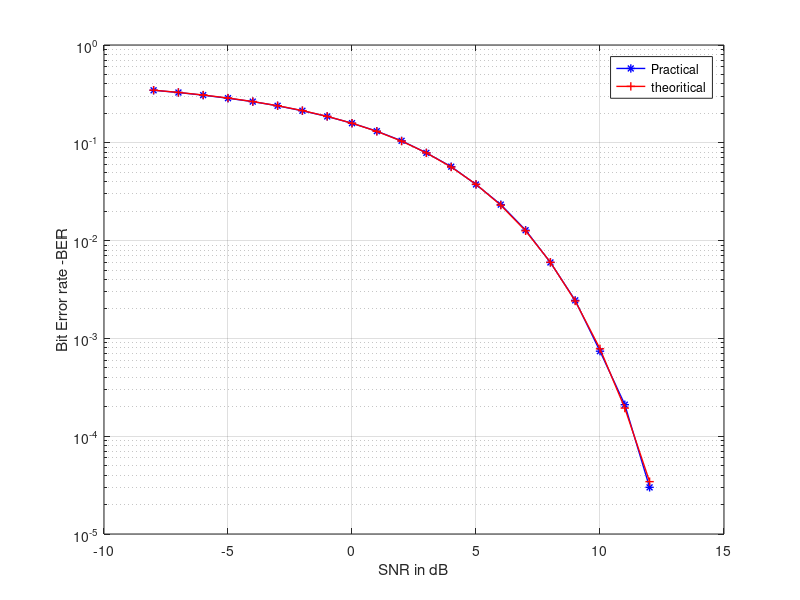

Recreate this plot in MATLAB. (Note: this script raises an error after producing the figure.)
clear all;
close all;
clc;
%SNR for channel in DB
SNRdB = -8 : 1 : 12; % set signal to noise ration in db
%Get SNR value, SNRdB = 10 * log(10) (Signal power / noise power)
% Calculate and get SNR value from SNR db values
SNR = 10.^(SNRdB / 10);
%data bits 
N = 10^5;
x = randsrc(1,N,[0,1]);
%BPSK data generation
x_BPSK = 1- 2 * x;
%AWGN noise
n = randn(1,N);
for k = 1:length(SNR)
    %Assume that the noise follows the gaussian distribution
    %,the (0,1),where mean = 0 and variance = 1 so that noise power 1;
    y = (sqrt(SNR(k)) * x_BPSK) + n;
    % (+1) * (-1) -> (-1), flipped 
    % (-1) * (+1) -> (-1), flipped 
    % (-1) * (-1) -> (+1), not flipped 
    % (+1) * (+1) -> (+1), not flipped 
    %no of indice which are less than one(+1), because (-1) indices the bit
    %values has flipped

    noisy_bits = y.* x_BPSK; % Logic to get number of corrupted bits by noise
    %get indice of currupted bits by noise
    indices_currupted = find((noisy_bits) < 0);
    %get number of currupted bits by noise
    NumberOfCurrupted_bits(k) =length(find(indices_currupted)) ;

end
%BER (bit error rate calculation)
ber = NumberOfCurrupted_bits / N;
%simulation result 
figure;
%practical
prac = semilogy(SNRdB,ber,'b*-','linewidth',1);
hold on;
%theoritical
theoritical = qfunc(sqrt(SNR));
theo = semilogy(SNRdB,theoritical,'r+-','LineWidth',1);
xlabel("SNR in dB");
ylabel("Bit Error rate -BER");
legend([prac theo],'Practical', 'theoritical');
grid on;
datacursormode on;